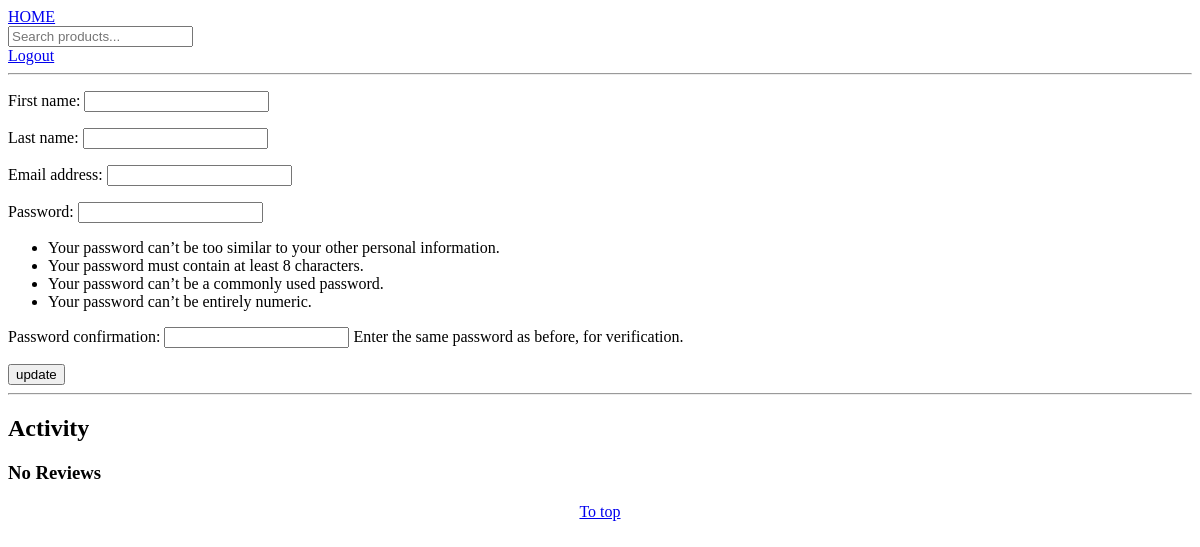
The page /profile/ (signed in) on the database as committed earlier.
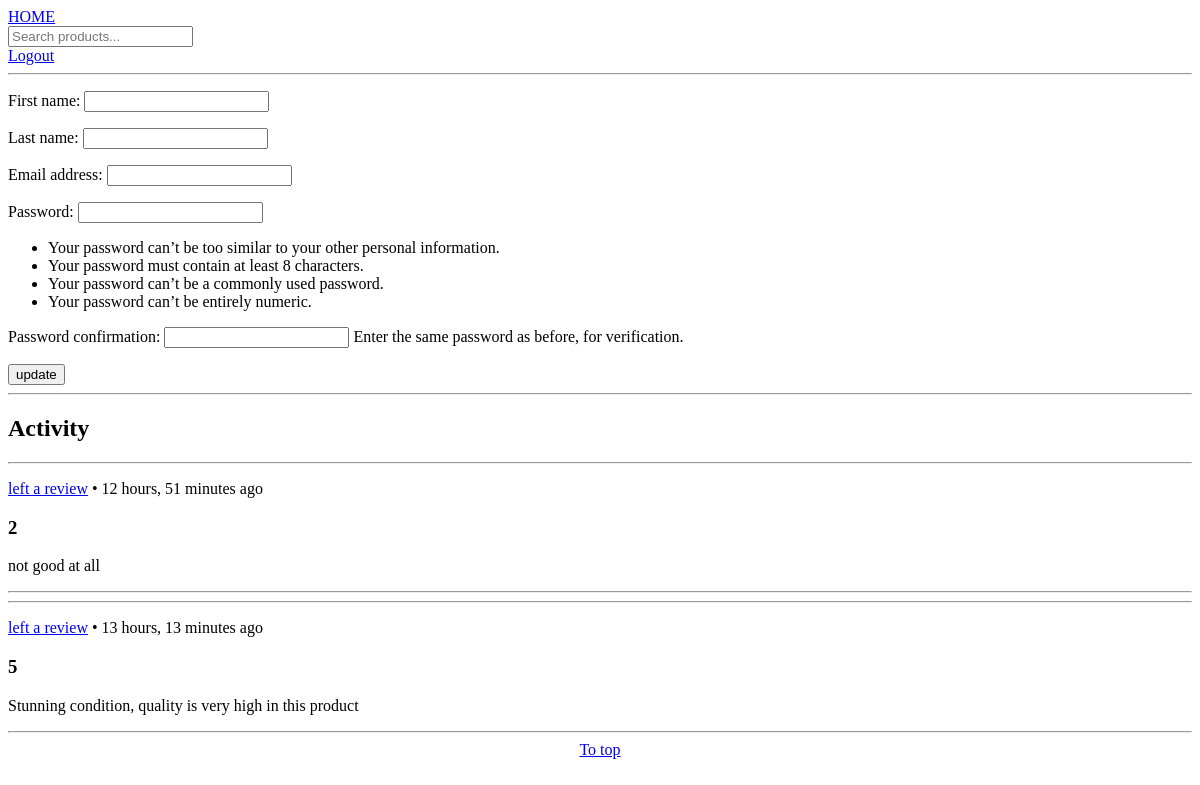
The same page on the database as committed later.
### base/models.py (models this page shows)
class Review(models.Model):
    review_id = models.UUIDField(primary_key=True, default=uuid.uuid4, editable=False)
    user_id = models.ForeignKey(User, on_delete=models.CASCADE)
    product_ID = models.ForeignKey(Clothing, on_delete=models.CASCADE)
    is_active = models.BooleanField(default=True)
    verified = models.BooleanField()
    title = models.CharField(null=False, max_length=50)
    description_review = models.TextField(null=False, max_length=1000)
    stars = models.IntegerField(null=False, validators=[MaxValueValidator(5), MinValueValidator(0)])
    updated = models.DateTimeField(auto_now=True)
    created = models.DateTimeField(auto_now_add=True)
    class meta:
        ordering = ['-updated', '-created']

### base/views.py (the view)
# urls.py: path('profile/', views.user_profile, name='profile'),
@login_required(login_url='login')
def user_profile(request):
    update_detail = UpdateForm()
    user = User.objects.get(username=request.user)
    try:
        reviews = Review.objects.filter(user_id=user.id)
        reviews = list(reviews)
    except Review.DoesNotExist:
        reviews = None
    context = {'user_profile': user,
        'update_detail': update_detail,
        'reviews': reviews}
    if request.method == 'POST':
        first_name = request.POST.get('first_name') if request.POST.get('first_name') != "" else None
        last_name = request.POST.get('last_name') if request.POST.get('last_name') != "" else None
        email = request.POST.get('email') if request.POST.get('email') != "" else None
        if email:
            if '@' not in email or '.' not in email:
                messages.warning(request, 'invalid email address')
                return render(request, 'user_profile.html', context)
        if request.POST.get('password1') != "" and request.POST.get('password2') != "":
            password1 = request.POST.get('password1')
            password2 = request.POST.get('password2')
            if password1 != password2:
                messages.warning(request, 'invalid password - passwords must match')
                return render(request, 'user_profile.html', context)
            else:
                user.password = password1
        if first_name != None:
            user.first_name = first_name
        if last_name != None:
            user.last_name = last_name
        if email != None:
            user.email = email
        user.save()
        return render(request, 'user_profile.html', context)
    else:
        return render(request, 'user_profile.html', context)

### base/forms.py
class UpdateForm(UserCreationForm):
    class Meta:
        model = User
        fields = ['first_name', 'last_name', 'email']
    def __init__(self, *args, **kwargs):
        super().__init__(*args, **kwargs)
        self.fields['first_name'].required = False
        self.fields['last_name'].required = False
        self.fields['email'].required = False
        self.fields['password1'].required = False
        self.fields['password2'].required = False

### templates/user_profile.html (shortened to what this page needs)
{% extends 'base.html' %}
{% block content %}
    <div class="container">
        <div class="right-side">
            <form method="POST" action="">
                {{ update_detail.as_p }}
                <input type="submit" value="update">
            </form>
            <hr>
            <h2>Activity</h2>
                {% if reviews|length >= 1 %}
                    {% for item in reviews %}
                        <hr>
                         <p><a href="/product/{{ item.product_ID_id }}#reviews">left a review</a> • {{ item.updated|timesince }} ago</p>
                        <h3>{{ item.stars }}</h3>
                        <p>{{ item.description_review }}</p>
                        <hr>
                    {% endfor %}
                {% else %}
                    <h3>No Reviews</h3>
                {% endif %}
        </div>
    </div>
{% endblock %}

### templates/base.html (shortened to what this page needs)
<!DOCTYPE html>
<html lang="en">
    <head>
    </head>
    <body>
        {% include 'navbar.html' %}
        {% block content %}
        {% endblock %}
        <div class="footer">
            <a href="#top">To top</a>
        </div>
    </body>
</html>

### templates/navbar.html
<div id="top" class="navbar" style="position:sticky">
    <a href="http://127.0.0.1:8000/home">HOME</a>
    <form method="GET" action="{% url 'home' %}">
        <input type="text" name="q" placeholder="Search products...">
    </form>
    {% if request.user.is_authenticated %}
        <a href="{% url 'logout' %}">Logout</a>
    {% else %}
        <a href="{% url 'login' %}">Login</a>
    {% endif %}
    <hr>
</div>

### templates/base.html (style rules this page uses)
html { scroll-behavior: smooth; }
.footer { text-align: center; }

Rows that differ between the two databases and show on the page:
added Review: updated "12 hours, 51 minutes", stars "2", description_review "not good at all"
added Review: updated "13 hours, 13 minutes", stars "5", description_review "Stunning condition, quality is very high in this product"
Other text that changed with them:
text no longer shown: "No Reviews"
